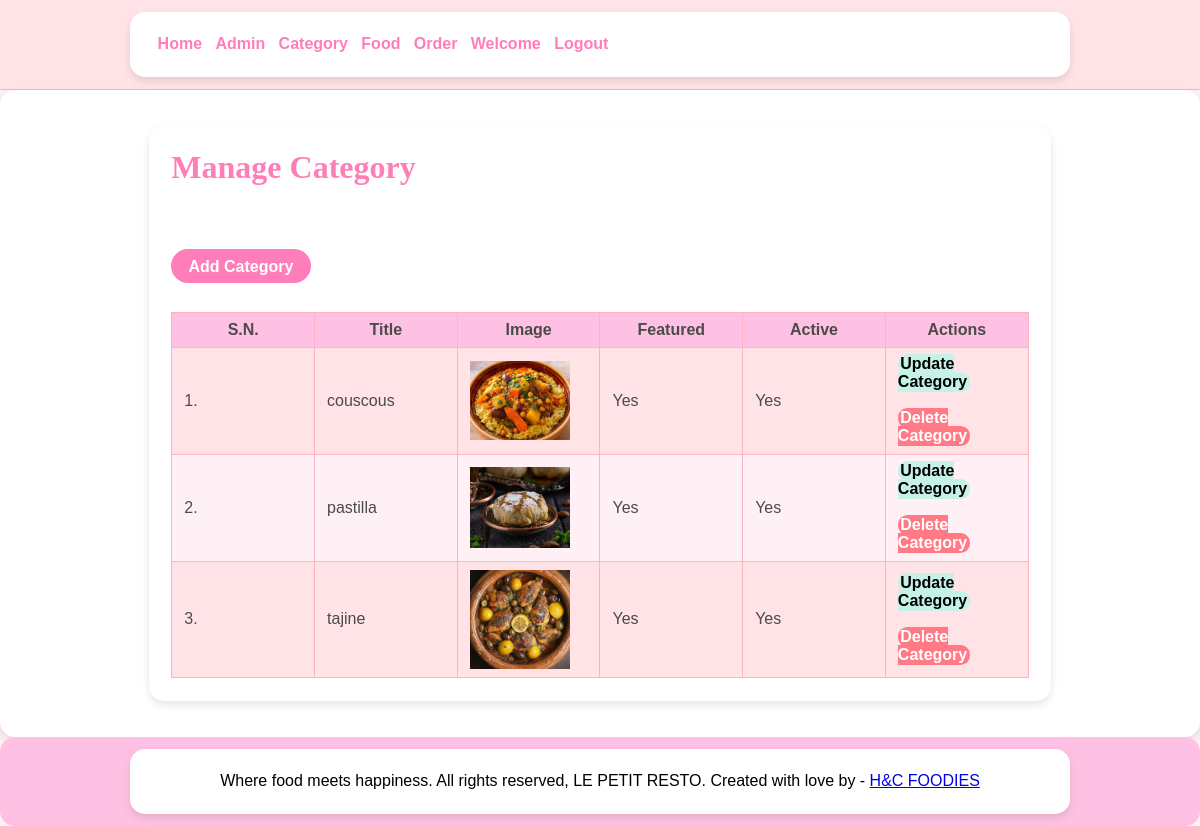
The app's page /admin/manage-category.php (signed in) with its own data.
### tables this page shows
CREATE TABLE tbl_category (
  id int(10) UNSIGNED NOT NULL AUTO_INCREMENT,
  title varchar(100) NOT NULL,
  image_name varchar(255) NOT NULL,
  featured varchar(10) NOT NULL,
  active varchar(10) NOT NULL,
  PRIMARY KEY (id)
);

### admin/manage-category.php (the view, shortened to what this page needs)
<?php include('partials/menu.php'); ?>
<div class="main-content">
    <div class="wrapper">
        <h1>Manage Category</h1>
        <br /><br />
        <br><br>
                <a href="<?php echo SITEURL; ?>admin/add-category.php" class="btn-primary">Add Category</a>
                <br /><br /><br />
                <div class="table-container">
                <table class="tbl-full">
                    <tr>
                        <th>S.N.</th>
                        <th>Title</th>
                        <th>Image</th>
                        <th>Featured</th>
                        <th>Active</th>
                        <th>Actions</th>
                    </tr>
                    <?php
                        $sql = "SELECT * FROM tbl_category";
                        $res = mysqli_query($conn, $sql);
                        $count = mysqli_num_rows($res);
                        $sn=1;
                        if($count>0)
                        {
                            while($row=mysqli_fetch_assoc($res))
                            {
                                $id = $row['id'];
                                $title = $row['title'];
                                $image_name = $row['image_name'];
                                $featured = $row['featured'];
                                $active = $row['active'];
                                ?>
                                    <tr>
                                        <td><?php echo $sn++; ?>. </td>
                                        <td><?php echo $title; ?></td>
                                        <td>
                                            <?php
                                                if($image_name!="")
                                                {
                                                    ?>
                                                    <img src="<?php echo SITEURL; ?>images/category/<?php echo $image_name; ?>" width="100px" >
                                                    <?php
                                                }
                                                else
                                                {
                                                    echo "<div class='error'>Image not Added.</div>";
                                                }
                                            ?>
                                        </td>
                                        <td><?php echo $featured; ?></td>
                                        <td><?php echo $active; ?></td>
                                        <td>
                                            <a href="<?php echo SITEURL; ?>admin/update-category.php?id=<?php echo $id; ?>" class="btn-secondary">Update Category</a>
                                            <br><br>
                                            <a href="<?php echo SITEURL; ?>admin/delete-category.php?id=<?php echo $id; ?>&image_name=<?php echo $image_name; ?>" class="btn-danger">Delete Category</a>
                                        </td>
                                    </tr>
                                <?php
                            }
                        }
                        else
                        {
                            ?>
                            <tr>
                                <td colspan="6"><div class="error">No Category Added.</div></td>
                            </tr>
                            <?php
                        }
                    ?>
                </table>
                </div>
    </div>
</div>
<?php include('partials/footer.php'); ?>

### css/admin.css (style rules this page uses)
* { margin: 0; padding: 0; font-family: 'Poppins', sans-serif; box-sizing: border-box; }
body { background-color: #fff0f6; color: #4b4b4b; }
h1, h2, h3, h4, h5 { font-family: 'Dancing Script', cursive; color: #ff7eb9; }
.wrapper { padding: 2%; width: 80%; margin: 0 auto; background-color: #fff; border-radius: 15px; box-shadow: 0px 4px 8px rgba(0, 0, 0, 0.1); }
.tbl-full { width: 100%; border-collapse: collapse; table-layout: fixed; overflow-wrap: break-word; }
table tr th, table tr td { border: 1px solid #ffb3c1; padding: 8px 12px; text-align: left; }
table tr:nth-child(even) { background-color: #ffe3e6; }
table tr:nth-child(odd) { background-color: #fff0f6; }
table tr th { background-color: #ffc1e3; color: #4b4b4b; font-weight: bold; text-align: center; overflow: hidden; text-overflow: ellipsis; white-space: nowrap; }
table td { word-wrap: break-word; overflow-wrap: break-word; text-align: center; }
.table-container { max-width: 100%; overflow-x: auto; }
.btn-primary { background-color: #ff7eb9; padding: 1% 2%; color: white; text-decoration: none; font-weight: bold; border-radius: 25px; transition: 0.3s; }
.btn-secondary { background-color: #c6f1e7; padding: 1% 2%; color: black; text-decoration: none; font-weight: bold; border-radius: 25px; transition: 0.3s; }
.btn-danger { background-color: #ff7a85; padding: 1% 2%; color: white; text-decoration: none; font-weight: bold; border-radius: 25px; transition: 0.3s; }
.main-content { background-color: #fff; padding: 3%; border-radius: 15px; box-shadow: 0px 4px 8px rgba(0, 0, 0, 0.1); }

### records on screen
tbl_category: title "couscous", image_name (picture), featured "Yes", active "Yes"
tbl_category: title "pastilla", image_name (picture), featured "Yes", active "Yes"
tbl_category: title "tajine", image_name (picture), featured "Yes", active "Yes"
